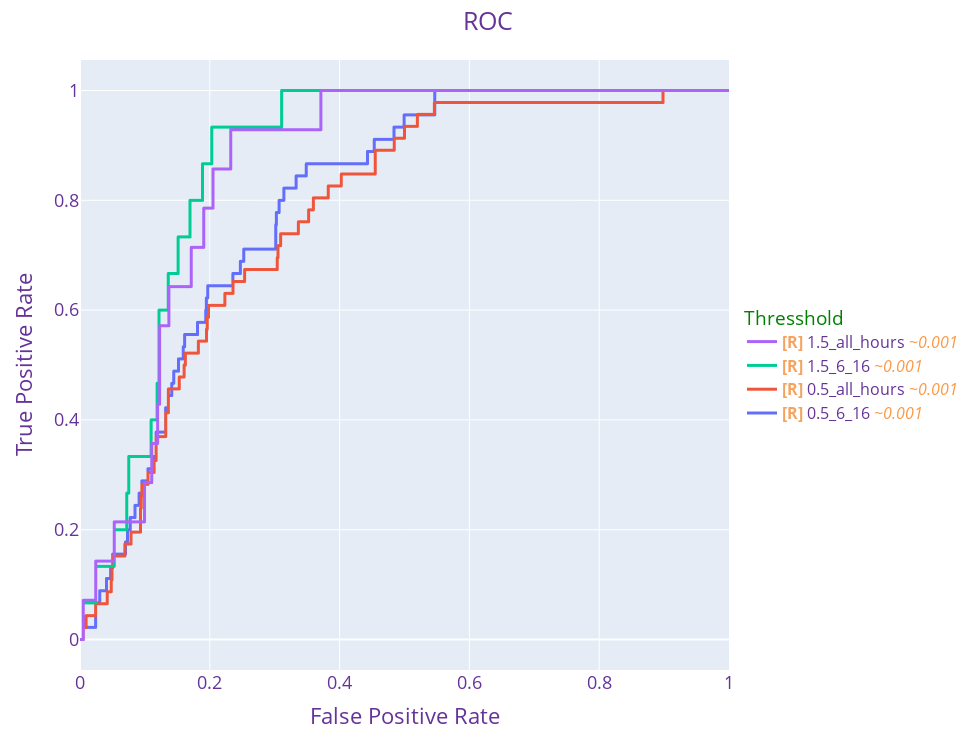

The code cell stored with this chart in its notebook:
### Code cell
import plotly.express as px
pd_to_plot = pd_all_roc.stack(level=0).reset_index(1)

fig = px.line(pd_to_plot, x="fpr", y="tpr", color='level_1', line_shape="hv")
fig.update_layout(
    font_color="blue",
    title_font_color="red",
    legend_title_font_color="green",
    showlegend=True,
    autosize=False,
    width=1300 * 0.75,
    height=1000* 0.75,

)
fig.update_layout(
    title="ROC", title_x=0.5,
    xaxis_title="False Positive Rate",
    yaxis_title="True Positive Rate",
    font=dict(
        size=18,
        color="RebeccaPurple"
    )
)
fig.update_traces(line=dict(width=3))
fig.update_layout(legend_title_text="Thresshold")
fig.update_layout(legend=dict(y=0.5, traceorder='reversed', font_size=16))
fig.show()
fig.write_image("../images/roc_prec.png")

### Figure 1 — Plotly figure (JSON) as saved in the notebook; plotly's stock layout.template omitted (floating-point values rounded to 4 significant figures; data arrays with more than 128 entries replaced by an {"elided": "..."} marker saying what was removed)
{"data": [{"hovertemplate": "level_1=0.5_6_16<br>fpr=%{x}<br>tpr=%{y}<extra></extra>", "legendgroup": "0.5_6_16", "line": {"color": "#636efa", "dash": "solid", "shape": "hv", "width": 3}, "marker": {"symbol": "circle"}, "mode": "lines", "name": "<b style=\"color:sandybrown\">[R]</b> 0.5_6_16 <i style=\"color:#fc9944\">~0.001</i>", "showlegend": true, "type": "scattergl", "uid": "8f45f897-c041-4923-83aa-5fbd21153b50", "x": {"elided": "1000 float values"}, "xaxis": "x", "y": {"elided": "1000 float values"}, "yaxis": "y"}, {"hovertemplate": "level_1=0.5_all_hours<br>fpr=%{x}<br>tpr=%{y}<extra></extra>", "legendgroup": "0.5_all_hours", "line": {"color": "#EF553B", "dash": "solid", "shape": "hv", "width": 3}, "marker": {"symbol": "circle"}, "mode": "lines", "name": "<b style=\"color:sandybrown\">[R]</b> 0.5_all_hours <i style=\"color:#fc9944\">~0.001</i>", "showlegend": true, "type": "scattergl", "uid": "75e5a52b-ca2a-41cd-818b-d393fe89e0b1", "x": {"elided": "1000 float values"}, "xaxis": "x", "y": {"elided": "1000 float values"}, "yaxis": "y"}, {"hovertemplate": "level_1=1.5_6_16<br>fpr=%{x}<br>tpr=%{y}<extra></extra>", "legendgroup": "1.5_6_16", "line": {"color": "#00cc96", "dash": "solid", "shape": "hv", "width": 3}, "marker": {"symbol": "circle"}, "mode": "lines", "name": "<b style=\"color:sandybrown\">[R]</b> 1.5_6_16 <i style=\"color:#fc9944\">~0.001</i>", "showlegend": true, "type": "scattergl", "uid": "37bb722c-0a77-4f93-af98-8092d3f52d5f", "x": {"elided": "1000 float values"}, "xaxis": "x", "y": {"elided": "1000 float values"}, "yaxis": "y"}, {"hovertemplate": "level_1=1.5_all_hours<br>fpr=%{x}<br>tpr=%{y}<extra></extra>", "legendgroup": "1.5_all_hours", "line": {"color": "#ab63fa", "dash": "solid", "shape": "hv", "width": 3}, "marker": {"symbol": "circle"}, "mode": "lines", "name": "<b style=\"color:sandybrown\">[R]</b> 1.5_all_hours <i style=\"color:#fc9944\">~0.001</i>", "showlegend": true, "type": "scattergl", "uid": "ba941729-d6f4-4db0-a884-fe70f260aa56", "x": {"elided": "1000 float values"}, "xaxis": "x", "y": {"elided": "1000 float values"}, "yaxis": "y"}], "layout": {"autosize": false, "font": {"color": "RebeccaPurple", "size": 18}, "height": 750, "legend": {"font": {"size": 16}, "title": {"font": {"color": "green"}, "text": "Thresshold"}, "tracegroupgap": 0, "traceorder": "reversed", "x": 1.02, "y": 0.5}, "margin": {"t": 60}, "showlegend": true, "title": {"text": "ROC", "x": 0.5}, "width": 975, "xaxis": {"anchor": "y", "autorange": true, "domain": [0, 1], "range": [0, 1], "title": {"text": "False Positive Rate"}, "type": "linear"}, "yaxis": {"anchor": "x", "autorange": true, "domain": [0, 1], "range": [-0.05556, 1.056], "title": {"text": "True Positive Rate"}, "type": "linear"}}}
